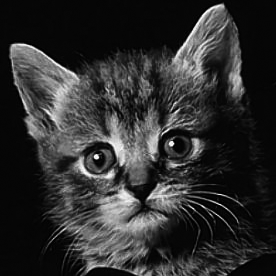
#> input picture GuideFilter/sample_images/cat.bmp, 276 x 276 px
$ python -i physical.py   (imports and definitions only)   (older library calls are emulated)
#> lines starting #> are read from the running program, lines starting #| are printed output that depends on the picture
#> further down, picture is the input picture: shape (276, 276, 3); min 0, max 255, mean 46.9
# 图像增强算法，图像锐化算法
# 1）基于直方图均衡化 2）基于拉普拉斯算子 3）基于对数变换 4）基于伽马变换 5)CLAHE 6)retinex-SSR 7)retinex-MSR
# 其中，基于拉普拉斯算子的图像增强为利用空域卷积运算实现滤波
# 基于同一图像对比增强效果
# 直方图均衡化:对比度较低的图像适合使用直方图均衡化方法来增强图像细节
# 拉普拉斯算子可以增强局部的图像对比度
# log对数变换对于整体对比度偏低并且灰度值偏低的图像增强效果较好
# 伽马变换对于图像对比度偏低，并且整体亮度值偏高（对于相机过曝）情况下的图像增强效果明显

import cv2
import numpy as np
import matplotlib.pyplot as plt


# 直方图均衡增强
def hist(image):
    r, g, b = cv2.split(image)
    r1 = cv2.equalizeHist(r)
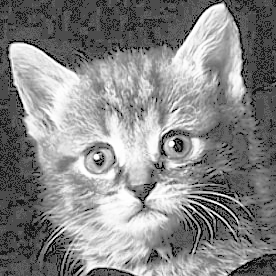
#> r1: shape (276, 276); min 0, max 255, mean 134.3
    g1 = cv2.equalizeHist(g)
    b1 = cv2.equalizeHist(b)
    image_equal_clo = cv2.merge([r1, g1, b1])
    return image_equal_clo


# 拉普拉斯算子
# [100 lines left out: functions laplacian, log, gamma, clahe, replaceZeroes, SSR and 3 more, not called in this run]

>>> import cv2
>>> picture = cv2.imread('GuideFilter/sample_images/cat.bmp')
>>> result = hist(picture)

$ run again, on GuideFilter/sample_images/cave-flash.bmp
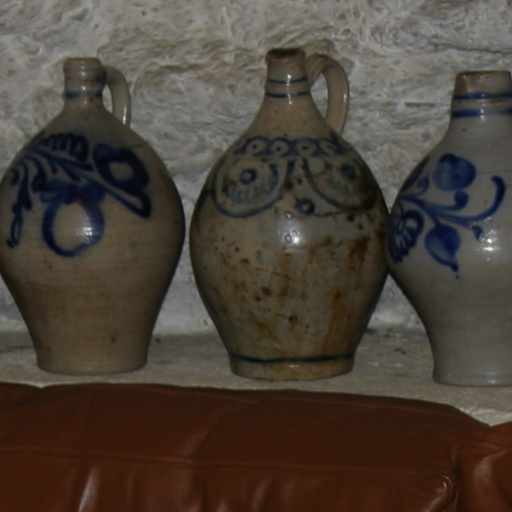
#> input picture GuideFilter/sample_images/cave-flash.bmp, 512 x 512 px
#> picture is the input picture: shape (512, 512, 3); mean B, G, R 56.2, 65.3, 74.3
#> in hist, `b1 = cv2.equalizeHist(b)`:
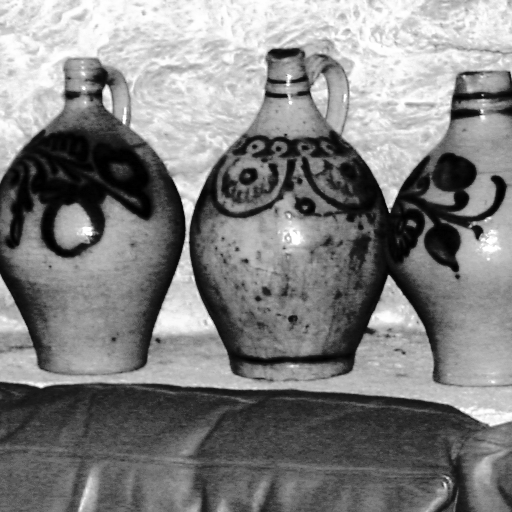
#> b1: shape (512, 512); min 0, max 255, mean 128.8
#> in hist, `image_equal_clo = cv2.merge([r1, g1, b1])`:
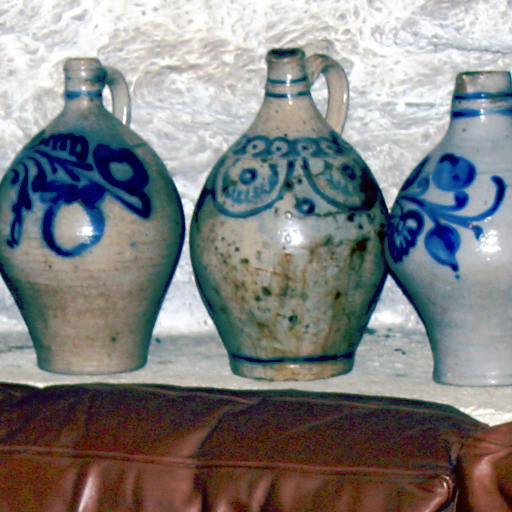
#> image_equal_clo: shape (512, 512, 3); mean B, G, R 129, 129.1, 128.8

$ run again, on GuideFilter/sample_images/cave-noflash.bmp
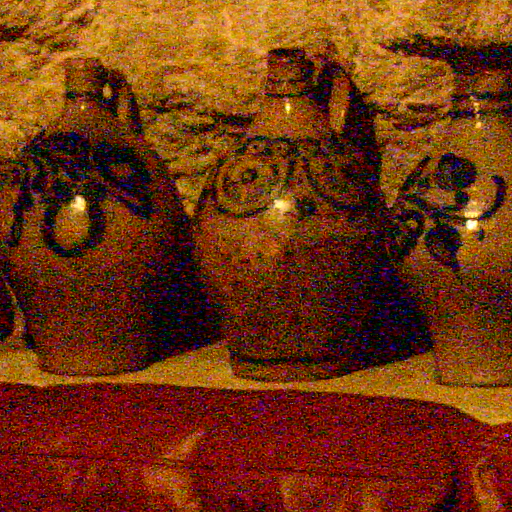
#> input picture GuideFilter/sample_images/cave-noflash.bmp, 512 x 512 px
#> picture is the input picture: shape (512, 512, 3); mean B, G, R 17.3, 51.6, 112.2
#> in hist, `b1 = cv2.equalizeHist(b)`:
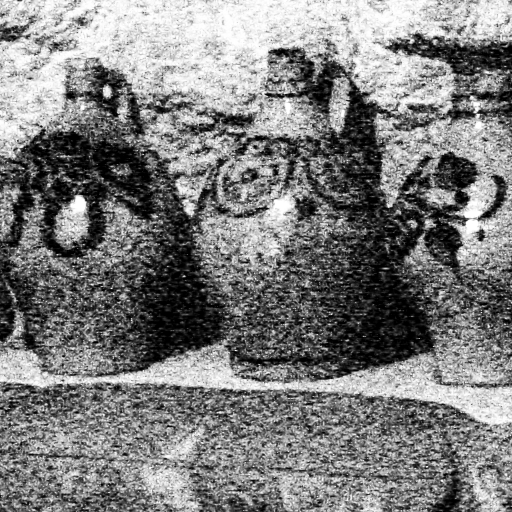
#> b1: shape (512, 512); min 0, max 255, mean 125.1
#> in hist, `image_equal_clo = cv2.merge([r1, g1, b1])`:
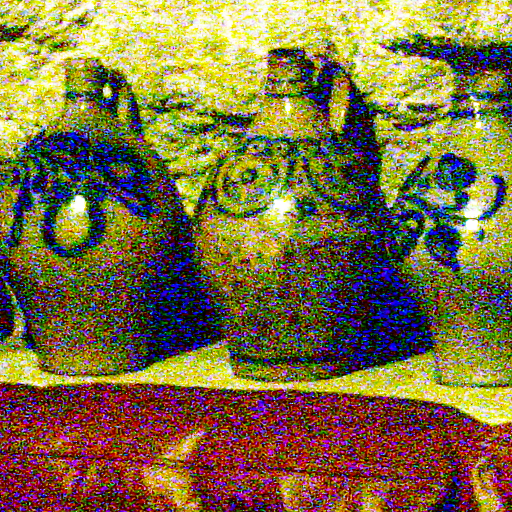
#> image_equal_clo: shape (512, 512, 3); mean B, G, R 66.1, 109.7, 125.1
